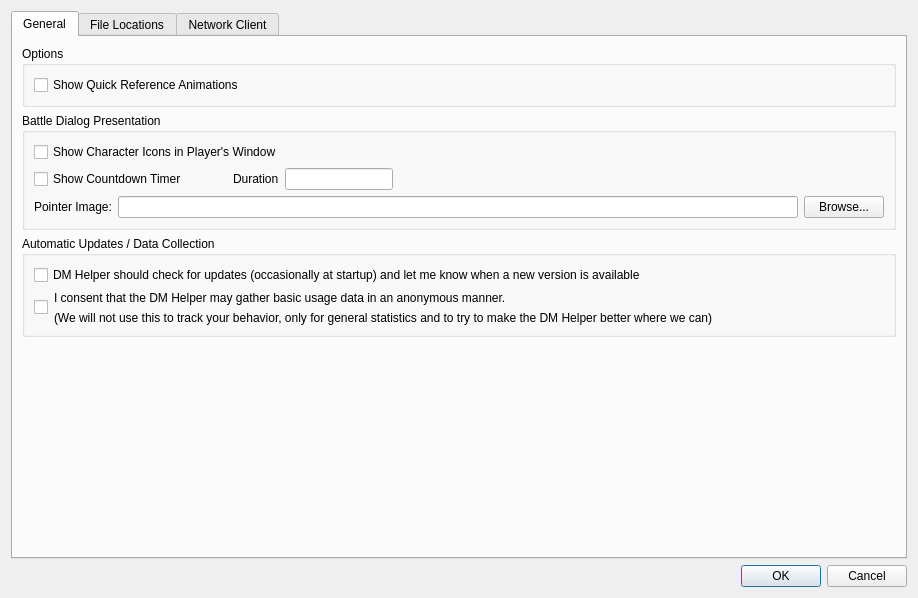
<?xml version="1.0" encoding="UTF-8"?>
<ui version="4.0">
 <class>OptionsDialog</class>
 <widget class="QDialog" name="OptionsDialog">
  <property name="geometry">
   <rect>
    <x>0</x>
    <y>0</y>
    <width>918</width>
    <height>598</height>
   </rect>
  </property>
  <property name="windowTitle">
   <string>DM Helper Options</string>
  </property>
  <property name="styleSheet">
   <string notr="true">background-image: url(:/img/data/parchment.jpg);</string>
  </property>
  <layout class="QVBoxLayout" name="verticalLayout_6">
   <item>
    <widget class="QTabWidget" name="tabWidget">
     <property name="currentIndex">
      <number>0</number>
     </property>
     <widget class="QWidget" name="tabGeneral">
      <attribute name="title">
       <string>General</string>
      </attribute>
      <layout class="QVBoxLayout" name="verticalLayout_7">
       <item>
        <widget class="QGroupBox" name="groupBox_2">
         <property name="title">
          <string>Options</string>
         </property>
         <layout class="QVBoxLayout" name="verticalLayout">
          <item>
           <widget class="QCheckBox" name="chkShowAnimations">
            <property name="text">
             <string>Show Quick Reference Animations</string>
            </property>
           </widget>
          </item>
         </layout>
        </widget>
       </item>
       <item>
        <widget class="QGroupBox" name="groupBox_3">
         <property name="title">
          <string>Battle Dialog Presentation</string>
         </property>
         <layout class="QVBoxLayout" name="verticalLayout_2">
          <item>
           <widget class="QCheckBox" name="chkShowOnDeck">
            <property name="text">
             <string>Show Character Icons in Player's Window</string>
            </property>
           </widget>
          </item>
          <item>
           <layout class="QHBoxLayout" name="horizontalLayout" stretch="0,0,0,0,1">
            <item>
             <widget class="QCheckBox" name="chkShowCountdown">
              <property name="text">
               <string>Show Countdown Timer</string>
              </property>
             </widget>
            </item>
            <item>
             <spacer name="horizontalSpacer">
              <property name="orientation">
               <enum>Qt::Horizontal</enum>
              </property>
              <property name="sizeHint" stdset="0">
               <size>
                <width>40</width>
                <height>20</height>
               </size>
              </property>
             </spacer>
            </item>
            <item>
             <widget class="QLabel" name="label_3">
              <property name="text">
               <string>Duration</string>
              </property>
             </widget>
            </item>
            <item>
             <widget class="QLineEdit" name="edtCountdownDuration"/>
            </item>
            <item>
             <spacer name="horizontalSpacer_2">
              <property name="orientation">
               <enum>Qt::Horizontal</enum>
              </property>
              <property name="sizeHint" stdset="0">
               <size>
                <width>40</width>
                <height>20</height>
               </size>
              </property>
             </spacer>
            </item>
           </layout>
          </item>
          <item>
           <layout class="QHBoxLayout" name="horizontalLayout_7">
            <item>
             <widget class="QLabel" name="label">
              <property name="text">
               <string>Pointer Image:</string>
              </property>
             </widget>
            </item>
            <item>
             <widget class="QLineEdit" name="edtPointerFile"/>
            </item>
            <item>
             <widget class="QPushButton" name="btnPointer">
              <property name="text">
               <string>Browse...</string>
              </property>
             </widget>
            </item>
           </layout>
          </item>
         </layout>
        </widget>
       </item>
       <item>
        <widget class="QGroupBox" name="groupBox">
         <property name="title">
          <string>Automatic Updates / Data Collection</string>
         </property>
         <layout class="QVBoxLayout" name="verticalLayout_9">
          <item>
           <widget class="QCheckBox" name="chkEnableUpdates">
            <property name="text">
             <string>DM Helper should check for updates (occasionally at startup) and let me know when a new version is available</string>
            </property>
           </widget>
          </item>
          <item>
           <layout class="QHBoxLayout" name="horizontalLayout_6">
            <item>
             <widget class="QCheckBox" name="chkAllowStatistics">
              <property name="text">
               <string/>
              </property>
             </widget>
            </item>
            <item>
             <layout class="QVBoxLayout" name="verticalLayout_8">
              <item>
               <widget class="QLabel" name="label_4">
                <property name="sizePolicy">
                 <sizepolicy hsizetype="MinimumExpanding" vsizetype="Preferred">
                  <horstretch>0</horstretch>
                  <verstretch>0</verstretch>
                 </sizepolicy>
                </property>
                <property name="text">
                 <string>I consent that the DM Helper may gather basic usage data in an anonymous manner.</string>
                </property>
                <property name="wordWrap">
                 <bool>true</bool>
                </property>
               </widget>
              </item>
              <item>
               <widget class="QLabel" name="label_5">
                <property name="sizePolicy">
                 <sizepolicy hsizetype="MinimumExpanding" vsizetype="Preferred">
                  <horstretch>0</horstretch>
                  <verstretch>0</verstretch>
                 </sizepolicy>
                </property>
                <property name="text">
                 <string>(We will not use this to track your behavior, only for general statistics and to try to make the DM Helper better where we can)</string>
                </property>
                <property name="wordWrap">
                 <bool>true</bool>
                </property>
               </widget>
              </item>
             </layout>
            </item>
           </layout>
          </item>
         </layout>
        </widget>
       </item>
       <item>
        <spacer name="verticalSpacer">
         <property name="orientation">
          <enum>Qt::Vertical</enum>
         </property>
         <property name="sizeHint" stdset="0">
          <size>
           <width>20</width>
           <height>274</height>
          </size>
         </property>
        </spacer>
       </item>
      </layout>
     </widget>
     <widget class="QWidget" name="tabFileLocations">
      <attribute name="title">
       <string>File Locations</string>
      </attribute>
      <layout class="QVBoxLayout" name="verticalLayout_5">
       <item>
        <layout class="QGridLayout" name="gridLayout">
         <item row="0" column="0">
          <widget class="QLabel" name="lblBestiary">
           <property name="text">
            <string>Bestiary File</string>
           </property>
          </widget>
         </item>
         <item row="2" column="0">
          <widget class="QLabel" name="lblCalendar">
           <property name="text">
            <string>Calendar File</string>
           </property>
          </widget>
         </item>
         <item row="0" column="1">
          <widget class="QLineEdit" name="edtBestiary"/>
         </item>
         <item row="0" column="2">
          <widget class="QPushButton" name="btnBestiary">
           <property name="text">
            <string>Browse...</string>
           </property>
          </widget>
         </item>
         <item row="2" column="1">
          <widget class="QLineEdit" name="edtCalendar"/>
         </item>
         <item row="3" column="0">
          <widget class="QLabel" name="lblEquipment">
           <property name="text">
            <string>Equipment File</string>
           </property>
          </widget>
         </item>
         <item row="4" column="0">
          <widget class="QLabel" name="lblShops">
           <property name="text">
            <string>Shops File</string>
           </property>
          </widget>
         </item>
         <item row="5" column="0">
          <widget class="QLabel" name="lblTables">
           <property name="text">
            <string>Tables Directory</string>
           </property>
          </widget>
         </item>
         <item row="1" column="0">
          <widget class="QLabel" name="lblQuickReference">
           <property name="text">
            <string>Quick Reference File</string>
           </property>
          </widget>
         </item>
         <item row="1" column="1">
          <widget class="QLineEdit" name="edtQuickReference"/>
         </item>
         <item row="3" column="1">
          <widget class="QLineEdit" name="edtEquipment"/>
         </item>
         <item row="4" column="1">
          <widget class="QLineEdit" name="edtShops"/>
         </item>
         <item row="5" column="1">
          <widget class="QLineEdit" name="edtTables"/>
         </item>
         <item row="5" column="2">
          <widget class="QPushButton" name="btnTables">
           <property name="text">
            <string>Browse...</string>
           </property>
          </widget>
         </item>
         <item row="4" column="2">
          <widget class="QPushButton" name="btnShops">
           <property name="text">
            <string>Browse...</string>
           </property>
          </widget>
         </item>
         <item row="3" column="2">
          <widget class="QPushButton" name="btnEquipment">
           <property name="text">
            <string>Browse...</string>
           </property>
          </widget>
         </item>
         <item row="2" column="2">
          <widget class="QPushButton" name="btnCalendar">
           <property name="text">
            <string>Browse...</string>
           </property>
          </widget>
         </item>
         <item row="1" column="2">
          <widget class="QPushButton" name="btnQuickReference">
           <property name="text">
            <string>Browse...</string>
           </property>
          </widget>
         </item>
        </layout>
       </item>
       <item>
        <spacer name="verticalSpacer_2">
         <property name="orientation">
          <enum>Qt::Vertical</enum>
         </property>
         <property name="sizeHint" stdset="0">
          <size>
           <width>20</width>
           <height>40</height>
          </size>
         </property>
        </spacer>
       </item>
       <item>
        <layout class="QHBoxLayout" name="horizontalLayout_5">
         <item>
          <spacer name="horizontalSpacer_3">
           <property name="orientation">
            <enum>Qt::Horizontal</enum>
           </property>
           <property name="sizeHint" stdset="0">
            <size>
             <width>40</width>
             <height>20</height>
            </size>
           </property>
          </spacer>
         </item>
         <item>
          <widget class="QPushButton" name="btnResetFileLocations">
           <property name="text">
            <string>Reset File Locations</string>
           </property>
          </widget>
         </item>
        </layout>
       </item>
      </layout>
     </widget>
     <widget class="QWidget" name="tabNetworkClient">
      <attribute name="title">
       <string>Network Client</string>
      </attribute>
      <layout class="QGridLayout" name="gridLayout_2">
       <item row="0" column="0">
        <widget class="QCheckBox" name="chkEnableNetworkClient">
         <property name="text">
          <string>Enable Network Client</string>
         </property>
        </widget>
       </item>
       <item row="1" column="0">
        <layout class="QHBoxLayout" name="horizontalLayout_4">
         <item>
          <layout class="QVBoxLayout" name="verticalLayout_4">
           <item>
            <widget class="QLabel" name="lblURL">
             <property name="text">
              <string>URL</string>
             </property>
            </widget>
           </item>
           <item>
            <widget class="QLabel" name="lblUsername">
             <property name="text">
              <string>User Name</string>
             </property>
            </widget>
           </item>
           <item>
            <widget class="QLabel" name="lblPassword">
             <property name="text">
              <string>Password</string>
             </property>
            </widget>
           </item>
           <item>
            <widget class="QLabel" name="lblSessionID">
             <property name="text">
              <string>Session ID</string>
             </property>
            </widget>
           </item>
           <item>
            <widget class="QLabel" name="lblInviteID">
             <property name="text">
              <string>Invite ID</string>
             </property>
            </widget>
           </item>
          </layout>
         </item>
         <item>
          <layout class="QVBoxLayout" name="verticalLayout_3">
           <item>
            <widget class="QLineEdit" name="edtURL"/>
           </item>
           <item>
            <widget class="QLineEdit" name="edtUserName"/>
           </item>
           <item>
            <layout class="QHBoxLayout" name="horizontalLayout_3">
             <item>
              <widget class="QLineEdit" name="edtPassword">
               <property name="echoMode">
                <enum>QLineEdit::Password</enum>
               </property>
              </widget>
             </item>
             <item>
              <widget class="QCheckBox" name="chkSavePassword">
               <property name="text">
                <string>Save Password</string>
               </property>
              </widget>
             </item>
            </layout>
           </item>
           <item>
            <widget class="QLineEdit" name="edtSessionID"/>
           </item>
           <item>
            <layout class="QHBoxLayout" name="horizontalLayout_2">
             <item>
              <widget class="QLineEdit" name="edtInviteID">
               <property name="readOnly">
                <bool>true</bool>
               </property>
              </widget>
             </item>
             <item>
              <widget class="QPushButton" name="btnGenerateInvite">
               <property name="text">
                <string>Generate Invite...</string>
               </property>
              </widget>
             </item>
            </layout>
           </item>
          </layout>
         </item>
        </layout>
       </item>
       <item row="2" column="0">
        <spacer name="verticalSpacer_3">
         <property name="orientation">
          <enum>Qt::Vertical</enum>
         </property>
         <property name="sizeHint" stdset="0">
          <size>
           <width>20</width>
           <height>249</height>
          </size>
         </property>
        </spacer>
       </item>
      </layout>
     </widget>
    </widget>
   </item>
   <item>
    <widget class="QDialogButtonBox" name="buttonBox">
     <property name="orientation">
      <enum>Qt::Horizontal</enum>
     </property>
     <property name="standardButtons">
      <set>QDialogButtonBox::Cancel|QDialogButtonBox::Ok</set>
     </property>
    </widget>
   </item>
  </layout>
 </widget>
 <resources/>
 <connections>
  <connection>
   <sender>buttonBox</sender>
   <signal>accepted()</signal>
   <receiver>OptionsDialog</receiver>
   <slot>accept()</slot>
   <hints>
    <hint type="sourcelabel">
     <x>248</x>
     <y>254</y>
    </hint>
    <hint type="destinationlabel">
     <x>157</x>
     <y>274</y>
    </hint>
   </hints>
  </connection>
  <connection>
   <sender>buttonBox</sender>
   <signal>rejected()</signal>
   <receiver>OptionsDialog</receiver>
   <slot>reject()</slot>
   <hints>
    <hint type="sourcelabel">
     <x>316</x>
     <y>260</y>
    </hint>
    <hint type="destinationlabel">
     <x>286</x>
     <y>274</y>
    </hint>
   </hints>
  </connection>
 </connections>
</ui>
